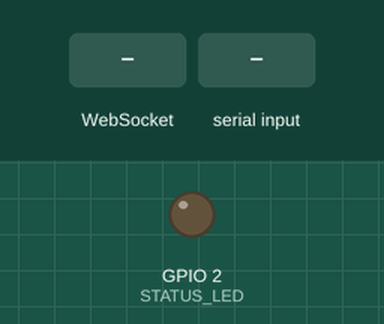
This sketch was run on a simulated ESP32. On the bench: output pins drawn as LEDs (lit = HIGH). Dashed ring = blinking. The inputs (shaded band) are chosen by the test bench. WiFi joins after 1.5 s; servers stay silent unless stated; what the sketch prints to the serial monitor is not drawn.

Above: at 1.1 s.
At 2.89 s:
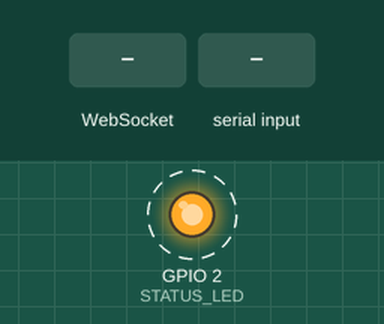
3.2 s: WebSocket text ">c" received
At 3.2 s:
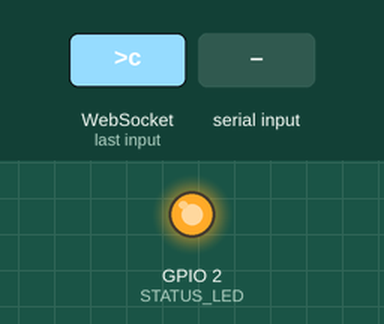
4.7 s: ">c\n" received over the second serial link
6.2 s: "1\n" received over the second serial link
Timing chart, 0 to 9.2 s (numbered marks = the images above; inputs shaded):
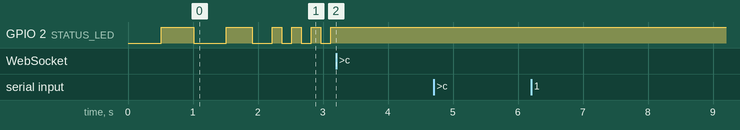

The sketch:

esp32_relay.ino
```cpp
// esp32_relay/esp32_relay.ino  —  Flash this to ESP32 #2 (the one wired to Arduino)
// ─────────────────────────────────────────────────────────────────────────────
// Smart Assistive Part Pick — Production WiFi Relay
// Industrial Assembly Aid Platform
//
// Full data path:
//
//   Arduino Mega ──Serial0──► ESP32 #2 ──WiFi──► app.py (/ws_esp)
//   Arduino Mega ◄─Serial0── ESP32 #2 ◄─WiFi── app.py
//
//   ESP32 #1 (separate board) hosts the WiFi AP — this ESP32 joins it as a client.
//
// Frame format (same protocol app.py already handles):
//   Arduino → Laptop:  lines from Serial0 wrapped as  >t<line><
//   Laptop → Arduino:  frames from app.py in           >c<cmd><  stripped → Serial0
//
// ─── Wiring ──────────────────────────────────────────────────────────────────
//   ESP32 GPIO16 (RX2) ← Arduino Mega Pin 16 (TX2)  via voltage divider*
//   ESP32 GPIO17 (TX2) → Arduino Mega Pin 17 (RX2)  direct is fine
//   GND shared (already done via VCC/GND connection)
//
//   * Voltage divider on TX2→RX2 (Arduino 5V → ESP32 3.3V max):
//       Arduino TX2 ──[10kΩ]──┬──[20kΩ]── GND
//                              └── ESP32 GPIO16
//
// ─── Libraries needed (Arduino Library Manager) ──────────────────────────────
//   Board:   esp32 by Espressif Systems
//   Library: WebSockets by Markus Sattler
//
// ─── How to run ──────────────────────────────────────────────────────────────
//   1. Flash this sketch to ESP32 #2.
//   2. Wire ESP32 #2 to Arduino Mega (TX0/RX0 ↔ GPIO16/17).
//   3. Flash arduino_bridge.ino to Arduino Mega.
//   4. On your laptop (connected to ESP32 #1 WiFi), run:
//        SIMULATION_MODE=false python app.py
//   5. LED goes solid when the full link is up.
//
// ─── LED status (GPIO2) ──────────────────────────────────────────────────────
//   Slow blink  WiFi connecting to ESP32 #1 AP
//   Fast blink  WiFi connected, WebSocket connecting to app.py
//   Solid ON    Full link up — relaying data
//   Solid OFF   WebSocket lost, retrying
// ─────────────────────────────────────────────────────────────────────────────

#include <WiFi.h>
#include <WebSocketsClient.h>

// ── Config ────────────────────────────────────────────────────────────────────

// ESP32 #1 AP credentials (the board hosting the WiFi network)
#define WIFI_SSID "MyESPNetwork"
#define WIFI_PASS "12345678"

// app.py WebSocket endpoint
#define LAPTOP_PORT 5000
#define LAPTOP_PATH "/ws_esp"

// UART to Arduino Mega
#define MEGA_RX_PIN 16 // ESP32 RX2 ← Arduino TX0 (Pin 1)
#define MEGA_TX_PIN 17 // ESP32 TX2 → Arduino RX0 (Pin 0)
#define MEGA_BAUD 9600

// Laptop IP on the phone hotspot — update if your laptop's IP changes
#define LAPTOP_IP "192.168.4.3"

#define STATUS_LED 2 // onboard LED (GPIO2 on most ESP32 dev boards)

// ── State ─────────────────────────────────────────────────────────────────────

WebSocketsClient ws;
bool wsConnected = false;
String serialBuf = "";

unsigned long lastLedMs = 0;
bool ledOn = false;

// ── WebSocket event handler ───────────────────────────────────────────────────

void onWsEvent(WStype_t type, uint8_t *payload, size_t length)
{
    switch (type)
    {

    case WStype_CONNECTED:
        wsConnected = true;
        digitalWrite(STATUS_LED, HIGH);
        Serial.println("[WS] Connected to app.py — LINK UP");
        break;

    case WStype_DISCONNECTED:
        wsConnected = false;
        digitalWrite(STATUS_LED, LOW);
        Serial.println("[WS] Disconnected — retrying");
        Serial2.println("RESET"); // tell Arduino to clear all outputs immediately
        break;

    case WStype_TEXT:
    {
        // app.py sends commands wrapped as >c<cmd><
        // Strip wrapper and forward to Arduino Mega over Serial0
        String msg = String((char *)payload, length);
        if (msg.startsWith(">c") && msg.endsWith("<"))
        {
            String cmd = msg.substring(2, msg.length() - 1);
            Serial2.println(cmd);
            Serial.println("[→ Arduino] " + cmd);
        }
        break;
    }

    case WStype_ERROR:
        Serial.println("[WS] Error");
        break;

    default:
        break;
    }
}

// ── setup ─────────────────────────────────────────────────────────────────────

void setup()
{
    Serial.begin(115200);
    delay(400);
    Serial2.begin(MEGA_BAUD, SERIAL_8N1, MEGA_RX_PIN, MEGA_TX_PIN);
    pinMode(STATUS_LED, OUTPUT);
    digitalWrite(STATUS_LED, LOW);

    Serial.println("==============================================");
    Serial.println("  Smart Assistive Part Pick — ESP32 Relay");
    Serial.println("==============================================");

    // ── Join ESP32 #1's WiFi AP ──────────────────────────────────────────
    WiFi.mode(WIFI_STA);
    WiFi.begin(WIFI_SSID, WIFI_PASS);
    Serial.print("[WiFi] Connecting to ");
    Serial.println(WIFI_SSID);

    while (WiFi.status() != WL_CONNECTED)
    {
        unsigned long now = millis();
        if (now - lastLedMs >= 500)
        {
            lastLedMs = now;
            ledOn = !ledOn;
            digitalWrite(STATUS_LED, ledOn);
        }
        delay(100);
    }
    digitalWrite(STATUS_LED, LOW);
    Serial.println("[WiFi] Connected!");
    Serial.print("[WiFi] This ESP IP: ");
    Serial.println(WiFi.localIP());
    Serial.print("[WiFi] RSSI: ");
    Serial.print(WiFi.RSSI());
    Serial.println(" dBm");

    // ── Connect to laptop ────────────────────────────────────────────────
    IPAddress laptopIP;
    laptopIP.fromString(LAPTOP_IP);
    Serial.print("[WS] Connecting to ws://");
    Serial.print(laptopIP);
    Serial.print(":");
    Serial.print(LAPTOP_PORT);
    Serial.println(LAPTOP_PATH);

    // ── Connect WebSocket ────────────────────────────────────────────────
    ws.begin(laptopIP.toString().c_str(), LAPTOP_PORT, LAPTOP_PATH);
    ws.onEvent(onWsEvent);
    ws.setReconnectInterval(3000);

    lastLedMs = millis();
}

// ── loop ──────────────────────────────────────────────────────────────────────

void loop()
{
    ws.loop();

    // Fast blink while connecting; solid once up (handled in event callbacks)
    if (!wsConnected)
    {
        unsigned long now = millis();
        if (now - lastLedMs >= 150)
        {
            lastLedMs = now;
            ledOn = !ledOn;
            digitalWrite(STATUS_LED, ledOn);
        }
    }

    // ── Arduino Mega → Laptop ─────────────────────────────────────────────
    // Read lines from Serial0 via Serial2, wrap in >t...< and send to app.py
    while (Serial2.available())
    {
        char c = (char)Serial2.read();
        if (c == '\n')
        {
            serialBuf.trim();
            if (serialBuf.length() > 0)
            {
                if (wsConnected)
                {
                    String frame = ">t" + serialBuf + "<";
                    ws.sendTXT(frame);
                    Serial.println("[→ Laptop] " + frame);
                }
                else
                {
                    Serial.println("[DROP, WS down] " + serialBuf);
                }
            }
            serialBuf = "";
        }
        else if (c != '\r')
        {
            serialBuf += c;
        }
    }
}
```

Measured:
- after the input at 3.2 s, GPIO 2 (STATUS_LED): stops changing and stays HIGH
- after the input at 4.7 s, every drawn part: stays the same
- after the input at 6.2 s, every drawn part: stays the same
